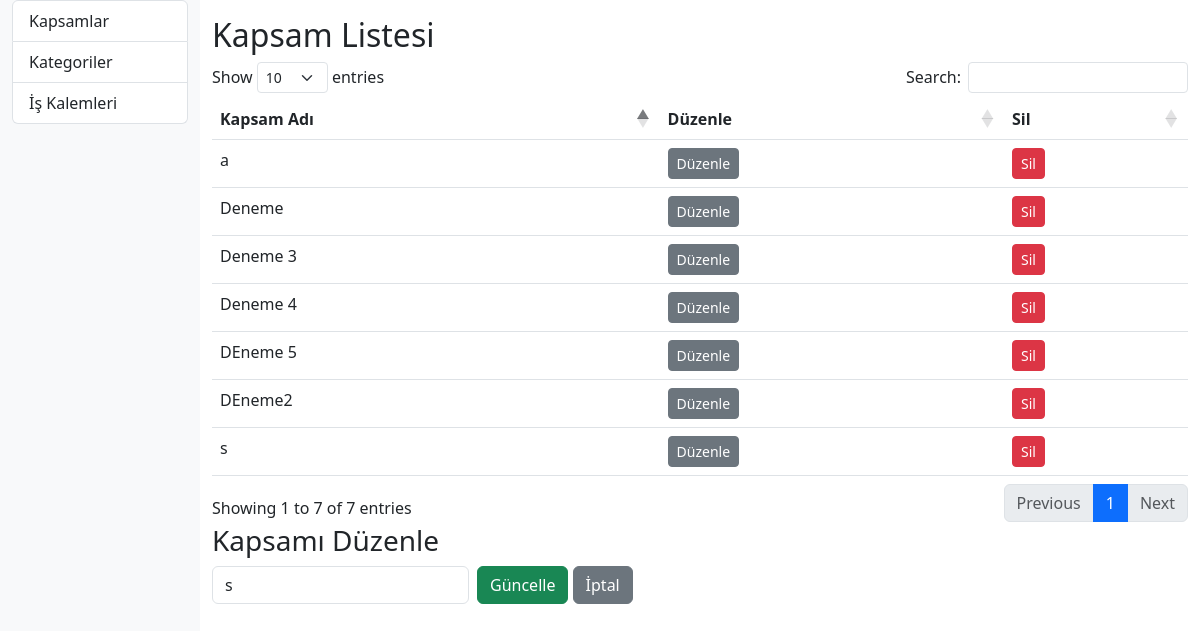
The app's page /?page=kapsamlar&edit_id=2 with its own data.
### tables this page shows
CREATE TABLE `scopes` (
  `id` int(11) NOT NULL,
  `name` varchar(255) NOT NULL,
  `created_at` timestamp NOT NULL DEFAULT current_timestamp(),
  `updated_at` timestamp NULL DEFAULT NULL
);

### kapsamlar.php (the view, shortened to what this page needs)
<?php
include 'db.php';
$duzenleKapsam = null;
if (isset($_GET['edit_id'])) {
    $stmt = $pdo->prepare('SELECT * FROM scopes WHERE id = ?');
    $stmt->execute([$_GET['edit_id']]);
    $duzenleKapsam = $stmt->fetch();
}
$kapsamlar = $pdo->query('SELECT * FROM scopes')->fetchAll();
?>
<h2>Kapsam Listesi</h2>
<table class="table datatable" id="kapsamlar-table">
    <thead>
        <tr><th>Kapsam Adı</th><th>Düzenle</th><th>Sil</th></tr>
    </thead>
    <tbody>
    <?php foreach ($kapsamlar as $kapsam): ?>
        <tr>
            <td><?= htmlspecialchars($kapsam['name']) ?></td>
            <td>
                <a href="?page=kapsamlar&edit_id=<?= $kapsam['id'] ?>" class="btn btn-sm btn-secondary">Düzenle</a>
            </td>
            <td>
                <form method="post" onsubmit="return confirm('Silinsin mi?');" class="d-inline">
                    <button class="btn btn-sm btn-danger">Sil</button>
                </form>
            </td>
        </tr>
    <?php endforeach; ?>
    </tbody>
</table>
<?php if ($duzenleKapsam): ?>
<h3>Kapsamı Düzenle</h3>
<form method="post" class="row g-2 mb-3">
    <div class="col-auto">
        <input class="form-control" name="kapsam_adi" value="<?= htmlspecialchars($duzenleKapsam['name']) ?>" required>
    </div>
    <div class="col-auto">
        <button class="btn btn-success">Güncelle</button>
        <a href="?page=kapsamlar" class="btn btn-secondary">İptal</a>
    </div>
</form>
<?php else: ?>
<h3>Yeni Kapsam Ekle</h3>
<a href="?page=kapsam_olustur" class="btn btn-primary mb-3">Kapsam Oluştur</a>
<?php endif; ?>

### records on screen
scopes: name "Deneme"
scopes: name "s", kapsam_adi "s"
scopes: name "a"
scopes: name "DEneme2"
scopes: name "Deneme 3"
scopes: name "Deneme 4"
scopes: name "DEneme 5"
